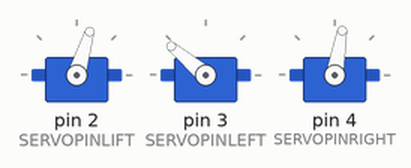
Bench run of a sketch on a simulated Arduino Uno, built with avr-gcc and run on an emulated ATmega328P. On the bench: 3 × servo. The local clock reads 2024-03-15 10:24:30 at power-on unless the sketch sets it.

Above: at 0.8 s.
At 1.8 s:
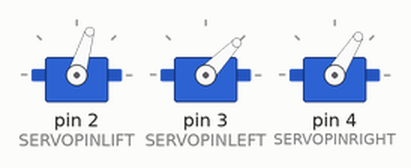
At 3.17 s:
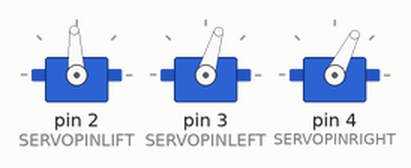
At 15.1 s:
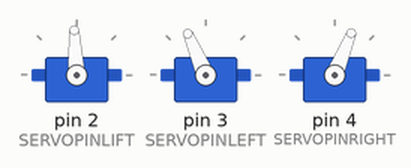
At 23.9 s:
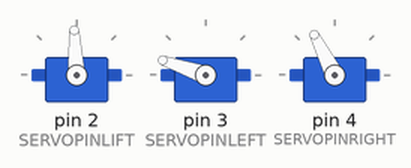
At 36.4 s:
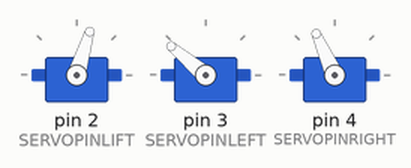
Timing chart, 0 to 40.0 s (numbered marks = the images above):
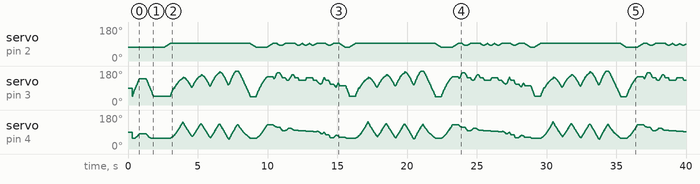

The sketch:

plotclock.ino
```cpp
//淘宝『有名称的店铺』https://somebodys.taobao.com/
//更新日期 2019/07/13

//视频教程：小贱钟的安装程序 https://www.ixigua.com/i6713939566358692356/
//最新制作了web版编译器的使用教程视频，还有更多视频内容正在上传请关注我们的西瓜视频 https://www.ixigua.com/i6713192503262052871/

//https://create.arduino.cc/editor/wjd76/30f046de-337f-45ae-ba1e-f39a50179be3/preview
//最新增加了一个可以写字母的程序，高手可以研究。

//如果需要运行调试摆臂的程序，打开此代码，如果需要运行主程序，请注释掉下一行代码↓↓↓↓↓↓↓
//#define CALIBRATION


//↓↓↓↓↓↓↓  以下参数需要配合舵机摆臂运行位置进行修正，否则写字可能是歪的，甚至无法正常写字   ↓↓↓↓↓↓↓


//1.先调节0、180度的位置。调节到位后，再调节90度位置
//左右悬臂舵机的 0或180度位置,，数字增加，左侧舵机逆时针调整，右侧舵机顺时针调整
//【此数值可能需要调节】
#define SERVOLEFTNULL 2230  //数值减小，顺时针旋转，加大则逆时针旋转 默认2000/2250
//【此数值可能需要调节】
#define SERVORIGHTNULL 850  //数值减小，顺时针旋转，加大则逆时针旋转  默认1000/920

//2.调节到位0、180，再调节下面参数
//左右悬臂舵机的90度位置,，数字增加，左侧舵机顺时针调整，右侧舵机逆时针调整
//【此数值可能需要调节】
#define SERVOFAKTORLEFT 650 //数值加大，顺时针旋转，减小则逆时针旋转 默认650
//【此数值可能需要调节】
#define SERVOFAKTORRIGHT 620  //数值减小，顺时针旋转，加大则逆时针旋转 默认650


//升举舵机的3个角度
//【此数值可能需要调节】
#define LIFT0 1500 //落笔写字
#define LIFT1 1400  //写字时抬臂动作 一般比lift0 小100左右
#define LIFT2 1300  //高抬笔架
//【此数值可能需要调节】


//
//以上参数，请运行调试程序 plotclockadj ，调整好位置后，将数据复制过来
//

//笔擦的坐标位置，摆臂调节好后，如不能对准笔擦可以微调此参数，单位毫米
int  rubberx=82,rubbery=46;   //【此数值可能需要调节】

//三只舵机的接口号
#define SERVOPINLIFT  2 //抬臂舵机
#define SERVOPINLEFT  3 //左臂舵机
#define SERVOPINRIGHT 4 //右臂舵机

//速度  数字越大越稳“贱” 太小了容易抖动 单位微妙 1000微妙=1毫秒
#define LIFTSPEED 2000

// 悬臂的长度，根据图纸测量，无需改变
#define L1 35
#define L2 57.1
#define L3 14

//左右舵机轴心的位置，根据图纸测量，无需改变
#define O1X 28.7 //box版 28.7，普通版22
#define O1Y -25
#define O2X 53.9 //box版53.9， 普通版47
#define O2Y -25

//需要的库函数
#include <Servo.h>
#include <DS3231.h>
#include <Wire.h>

//时钟模块，如果没有时钟模块，请用另一个程序
DS3231 Clock;
bool h12;
bool PM;


int servoLift = LIFT2;

Servo servo1;  //
Servo servo2;  //
Servo servo3;  //

volatile double lastX = rubberx;
volatile double lastY = rubbery;

int last_min = 0;

void setup()
{
  Wire.begin();
  //第一次运行 请设置时间，设置成功后请删除此行代码,或者如下格式注释掉
  //Clock.setMinute(06);//设置分钟
  //Clock.setHour(14);  //设置小时

  //第一次运行 请设置时间，设置成功后请删除此行代码

  servo1.attach(SERVOPINLIFT);  //初始化抬臂舵机  lifting servo
  servo2.attach(SERVOPINLEFT);  //初始化左臂舵机  left servo
  servo3.attach(SERVOPINRIGHT); //初始化右臂舵机  right servo
  lift(2); //抬笔
  delay(300);
  drawTo(rubberx/2, rubbery/2);
  delay(500);
  drawTo(rubberx, rubbery); //停留在笔擦位置
  delay(800);

}

void loop()
{
int minute,hour;
minute=Clock.getMinute();
hour=Clock.getHour(h12, PM);//读取时间

int i = 0;
#ifdef CALIBRATION  //条件编译，当定义了CALIBRATION 则编译下面99~117行 调节摆臂的代码，否则编译更下面正常运行的代码。

  //舵机摆在90°的区域内往复运动，调节舵机参数让摆臂平行于x轴和y轴

  drawTo(6.1, 30.7); //box版
  delay(1000);

  drawTo(83.3, 26.7); //让笔尖运行到此位置，正常情况两摆臂将垂直或平行于xy轴，根据运行情况，调节舵机参数让摆臂接近垂直或水平状态，详细操作见说明文档
  delay(1000);     //*/

 /* //如需调节抬臂高度，可以去掉注释，编译运行下面代码。
  //每个角度停留1秒钟，观察角度位置，调整LIFT0~2 三个参数
  lift(2);//高抬笔架
  delay(1000);
  lift(1);//写字时抬臂动作
  delay(1000);
  lift(0);//落笔写字 让摆臂龙门架刚好垂直，此位置最佳
  delay(1000);
  //*/

#else

  //下面代码任选一行，进行不同模式的书写
  //if (last_min != minute())  //每分钟书写一次时间
  //if  (1)                  //反复不间断的擦写模式

  if (1)  //如需修改请复制上面代码
  {

    if (!servo1.attached()) servo1.attach(SERVOPINLIFT);
    if (!servo2.attached()) servo2.attach(SERVOPINLEFT);
    if (!servo3.attached()) servo3.attach(SERVOPINRIGHT);

    lift(0);


    while ((i+1)*10 <= hour)
    {
      i++;
    }

    number(3, 3, 111, 1);
    number(5, 25, i, 0.9);
    number(19, 25, (hour-i*10), 0.9);
    number(28, 25, 11, 0.9);

    i=0;
    while ((i+1)*10 <= minute)
    {
      i++;
    }
    number(34, 25, i, 0.9);
    number(48, 25, (minute-i*10), 0.9);
    lift(2);
    drawTo(rubberx, rubbery);
    lift(1);
    last_min = minute;

    servo1.detach();
    servo2.detach();
    servo3.detach();
  }

#endif
}

// Writing numeral with bx by being the bottom left originpoint. Scale 1 equals a 20 mm high font.
// The structure follows this principle: move to first startpoint of the numeral, lift down, draw numeral, lift up
//这里是写字的函数，如果你觉得字写的丑，可以自行修改字体，结果可能是更丑
//还可以自行增加其他内容，比如字母甚至是汉字
void number(float bx, float by, int num, float scale) {

  switch (num) {

  case 0:
    drawTo(bx + 12 * scale, by + 6 * scale);
    lift(0);
    bogenGZS(bx + 7 * scale, by + 10 * scale, 10 * scale, -0.8, 6.7, 0.5);
    lift(1);
    break;
  case 1:

    drawTo(bx + 3 * scale, by + 15 * scale);
    lift(0);
    drawTo(bx + 10 * scale, by + 20 * scale);
    drawTo(bx + 10 * scale, by + 0 * scale);
    lift(1);
    break;
  case 2:
    drawTo(bx + 2 * scale, by + 12 * scale);
    lift(0);
    bogenUZS(bx + 8 * scale, by + 14 * scale, 6 * scale, 3, -0.8, 1);
    drawTo(bx + 1 * scale, by + 0 * scale);
    drawTo(bx + 12 * scale, by + 0 * scale);
    lift(1);
    break;
  case 3:
    drawTo(bx + 2 * scale, by + 17 * scale);
    lift(0);
    bogenUZS(bx + 5 * scale, by + 15 * scale, 5 * scale, 3, -2, 1);
    bogenUZS(bx + 5 * scale, by + 5 * scale, 5 * scale, 1.57, -3, 1);
    lift(1);
    break;
  case 4:
    drawTo(bx + 10 * scale, by + 0 * scale);
    lift(0);
    drawTo(bx + 10 * scale, by + 20 * scale);
    drawTo(bx + 2 * scale, by + 6 * scale);
    drawTo(bx + 12 * scale, by + 6 * scale);
    lift(1);
    break;
  case 5:
    drawTo(bx + 2 * scale, by + 5 * scale);
    lift(0);
    bogenGZS(bx + 5 * scale, by + 6 * scale, 6 * scale, -2.5, 2, 1);
    drawTo(bx + 5 * scale, by + 20 * scale);
    drawTo(bx + 12 * scale, by + 20 * scale);
    lift(1);
    break;
  case 6:
    drawTo(bx + 2 * scale, by + 10 * scale);
    lift(0);
    bogenUZS(bx + 7 * scale, by + 6 * scale, 6 * scale, 2, -4.4, 1);
    drawTo(bx + 11 * scale, by + 20 * scale);
    lift(1);
    break;
  case 7:
    drawTo(bx + 2 * scale, by + 20 * scale);
    lift(0);
    drawTo(bx + 12 * scale, by + 20 * scale);
    drawTo(bx + 2 * scale, by + 0);
    lift(1);
    break;
  case 8:
    drawTo(bx + 5 * scale, by + 10 * scale);
    lift(0);
    bogenUZS(bx + 5 * scale, by + 15 * scale, 5 * scale, 4.7, -1.6, 1);
    bogenGZS(bx + 5 * scale, by + 5 * scale, 5 * scale, -4.7, 2, 1);
    lift(1);
    break;

  case 9:
    drawTo(bx + 9 * scale, by + 11 * scale);
    lift(0);
    bogenUZS(bx + 7 * scale, by + 15 * scale, 5 * scale, 4, -0.5, 1);
    drawTo(bx + 5 * scale, by + 0);
    lift(1);
    break;

  case 111:

    lift(0);
    drawTo(rubberx, rubbery);
    drawTo(58, 42);

    drawTo(58, 45);
    drawTo(2, 45);
    drawTo(2, 41);
    drawTo(58, 41);
    drawTo(60, 37);

    drawTo(2, 37);
    drawTo(2, 33);
    drawTo(60, 33);
    drawTo(60, 29);

    drawTo(2, 29);
    drawTo(2, 25);
    drawTo(60, 25);
    drawTo(60, 20);

    drawTo(2, 20);
    drawTo(60, rubbery);

    drawTo(rubberx + 1 , rubbery);
    lift(2);

    break;

  case 11:
    drawTo(bx + 5 * scale, by + 15 * scale);
    lift(0);
    bogenGZS(bx + 5 * scale, by + 15 * scale, 0.1 * scale, 1, -1, 1);
    lift(1);
    drawTo(bx + 5 * scale, by + 5 * scale);
    lift(0);
    bogenGZS(bx + 5 * scale, by + 5 * scale, 0.1 * scale, 1, -1, 1);
    lift(1);
    break;

  }
}


//抬臂函数，不同的摆臂高度
void lift(char lift) {
  switch (lift) {
    // room to optimize  !

  case 0: //850

      if (servoLift >= LIFT0) {
      while (servoLift >= LIFT0)
      {
        servoLift--;
        servo1.writeMicroseconds(servoLift);
        delayMicroseconds(LIFTSPEED);
      }
    }
    else {
      while (servoLift <= LIFT0) {
        servoLift++;
        servo1.writeMicroseconds(servoLift);
        delayMicroseconds(LIFTSPEED);

      }

    }

    break;

  case 1: //150

    if (servoLift >= LIFT1) {
      while (servoLift >= LIFT1) {
        servoLift--;
        servo1.writeMicroseconds(servoLift);
        delayMicroseconds(LIFTSPEED);

      }
    }
    else {
      while (servoLift <= LIFT1) {
        servoLift++;
        servo1.writeMicroseconds(servoLift);
        delayMicroseconds(LIFTSPEED);
      }

    }

    break;

  case 2:

    if (servoLift >= LIFT2) {
      while (servoLift >= LIFT2) {
        servoLift--;
        servo1.writeMicroseconds(servoLift);
        delayMicroseconds(LIFTSPEED);
      }
    }
    else {
      while (servoLift <= LIFT2) {
        servoLift++;
        servo1.writeMicroseconds(servoLift);
        delayMicroseconds(LIFTSPEED);
      }
    }
    break;
  }
}

//里面似乎有勾股定理？
void bogenUZS(float bx, float by, float radius, int start, int ende, float sqee) {
  float inkr = -0.05;
  float count = 0;

  do {
    drawTo(sqee * radius * cos(start + count) + bx,
    radius * sin(start + count) + by);
    count += inkr;
  }
  while ((start + count) > ende);

}

//cos？sin？
void bogenGZS(float bx, float by, float radius, int start, int ende, float sqee) {
  float inkr = 0.05;
  float count = 0;

  do {
    drawTo(sqee * radius * cos(start + count) + bx,
    radius * sin(start + count) + by);
    count += inkr;
  }
  while ((start + count) <= ende);
}


void drawTo(double pX, double pY) {
  double dx, dy, c;
  int i;

  // dx dy of new point
  dx = pX - lastX;
  dy = pY - lastY;
  //path lenght in mm, times 4 equals 4 steps per mm
  c = floor(4 * sqrt(dx * dx + dy * dy));

  if (c < 1) c = 1;

  for (i = 0; i <= c; i++) {
    // draw line point by point
    set_XY(lastX + (i * dx / c), lastY + (i * dy / c));

  }

  lastX = pX;
  lastY = pY;
}

double return_angle(double a, double b, double c) {
  // cosine rule for angle between c and a
  return acos((a * a + c * c - b * b) / (2 * a * c));
}

//用各种三角函数把位置坐标换算成舵机的角度，具体咋算的，请参考
//Plotclock by joo - Thingiverse
//http://www.thingiverse.com/thing:248009/
void set_XY(double Tx, double Ty)
{
  delay(1);
  double dx, dy, c, a1, a2, Hx, Hy;

  // calculate triangle between pen, servoLeft and arm joint
  // cartesian dx/dy
  dx = Tx - O1X;
  dy = Ty - O1Y;

  // polar lemgth (c) and angle (a1)
  c = sqrt(dx * dx + dy * dy); //
  a1 = atan2(dy, dx); //
  a2 = return_angle(L1, L2, c);

    servo2.writeMicroseconds(floor(((a2 + a1 - M_PI) * SERVOFAKTORLEFT) + SERVOLEFTNULL));

  // calculate joinr arm point for triangle of the right servo arm
  a2 = return_angle(L2, L1, c);
  Hx = Tx + L3 * cos((a1 - a2 + 0.45937) + M_PI); //36,5掳  更正 原版是 35.5°，不是 36,5掳，新版修改后是26.32°
  Hy = Ty + L3 * sin((a1 - a2 + 0.45937) + M_PI); //感谢武汉网友 自由华莱士 的鼎力帮助，特此鸣谢

  // calculate triangle between pen joint, servoRight and arm joint
  dx = Hx - O2X;
  dy = Hy - O2Y;

  c = sqrt(dx * dx + dy * dy);
  a1 = atan2(dy, dx);
  a2 = return_angle(L1, (L2 - L3), c);

   servo3.writeMicroseconds(floor(((a1 - a2) * SERVOFAKTORRIGHT) + SERVORIGHTNULL));

}
```
